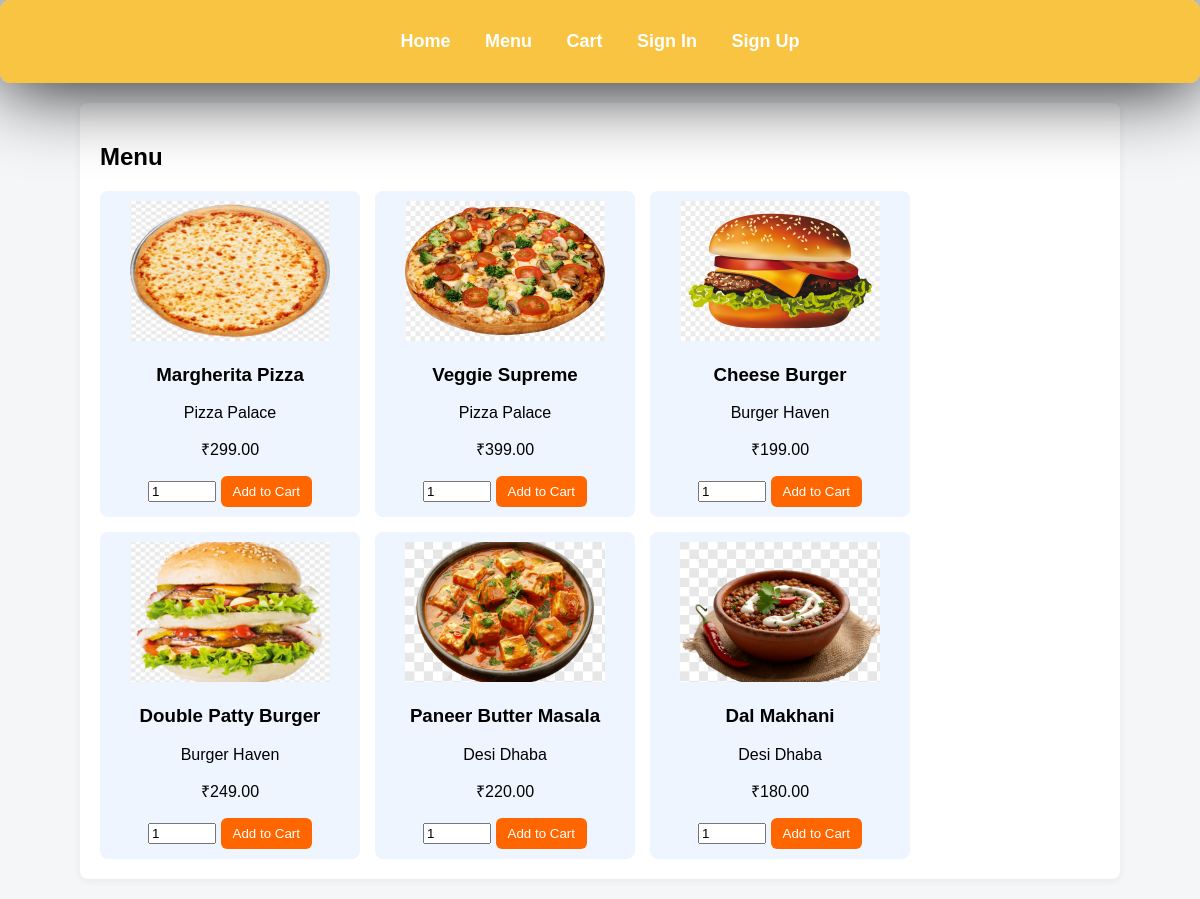
Page /menu.php on the committed database.
### tables this page shows
CREATE TABLE IF NOT EXISTS menu_items (
  id INT AUTO_INCREMENT PRIMARY KEY,
  rest_id INT,
  name VARCHAR(100),
  description TEXT,
  price DECIMAL(10,2),
  image VARCHAR(255),
  FOREIGN KEY (rest_id) REFERENCES restaurants(id) ON DELETE CASCADE
);

CREATE TABLE IF NOT EXISTS restaurants (
  id INT AUTO_INCREMENT PRIMARY KEY,
  name VARCHAR(100),
  address VARCHAR(255)
);

### menu.php (the view, shortened to what this page needs)
<?php include('db_connect.php'); if(!isset($_SESSION['user_id'])){  }
$res = mysqli_query($conn, "SELECT m.*, r.name as rest_name FROM menu_items m JOIN restaurants r ON m.rest_id=r.id");
?>
<!DOCTYPE html><html><head><meta charset="utf-8"><title>Menu</title><link rel="stylesheet" href="assets/css/style.css"></head><body>
<?php include 'includes/header.php'; ?>
<div class="container">
  <h2>Menu</h2>
  <div class="cards">
    <?php while($row=mysqli_fetch_assoc($res)){ ?>
      <div class="card">
        <img src="assets/images/<?php echo htmlspecialchars($row['image']); ?>" alt="" style="width:200px;height:140px;object-fit:cover">
        <h3><?php echo htmlspecialchars($row['name']); ?></h3>
        <p><?php echo htmlspecialchars($row['rest_name']); ?></p>
        <p>₹<?php echo number_format($row['price'],2); ?></p>
        <form method="post" action="cart.php">
          <input type="number" name="qty" value="1" min="1" style="width:60px">
          <button name="add_to_cart" class="btn">Add to Cart</button>
        </form>
      </div>
    <?php } ?>
  </div>
</div>
</body></html>

### includes/header.php (shortened to what this page needs)
<div class="navbar">
    <ul>
        <li><a href="index.php">Home</a></li>
        <li><a href="menu.php">Menu</a></li>
        <li><a href="cart.php">Cart</a></li>
        <?php if (isset($_SESSION['user_id'])) { ?>
            <li><a href="logout.php">Logout</a></li>
        <?php } else { ?>
            <li><a href="login.php">Sign In</a></li>
            <li><a href="register.php">Sign Up</a></li>
        <?php } ?>
    </ul>
</div>

### assets/css/style.css (style rules this page uses)
body { font-family:Arial, sans-serif;background:#f4f6f8;margin:0;padding:0; }
.container { width:90%;max-width:1000px;margin:20px auto;background:#fff;padding:20px;border-radius:8px;box-shadow:0 2px 8px rgba(0,0,0,0.06); }
.btn { background:#ff6600;color:#fff;padding:8px 12px;border:none;border-radius:6px;cursor:pointer;text-decoration:none; }
.cards { display:flex;gap:15px;flex-wrap:wrap; }
.card { background:#eef5ff;padding:10px;border-radius:8px;width:240px;text-align:center; }

### includes/header.php (style rules this page uses)
.navbar { background-color: #fab300bb; padding: 15px; border-radius: 10px; text-align: center; position: sticky; top: 0; z-index: 1000; box-shadow: 0px 2px 80px rgba(0, 0, 0, 1); }
.navbar ul { list-style: none; margin: 90; padding: 0; }
.navbar li { display: inline-block; margin: 0 15px; }
.navbar a { color: white; font-weight: bold; text-decoration: none; font-size: 18px; transition: 0.3s; }

### rows in the picture
menu_items: image (picture), name "Margherita Pizza", rest.name "Pizza Palace", price "299.00"
menu_items: image (picture), name "Veggie Supreme", rest.name "Pizza Palace", price "399.00"
menu_items: image (picture), name "Cheese Burger", rest.name "Burger Haven", price "199.00"
menu_items: image (picture), name "Double Patty Burger", rest.name "Burger Haven", price "249.00"
menu_items: image (picture), name "Paneer Butter Masala", rest.name "Desi Dhaba", price "220.00"
menu_items: image (picture), name "Dal Makhani", rest.name "Desi Dhaba", price "180.00"
